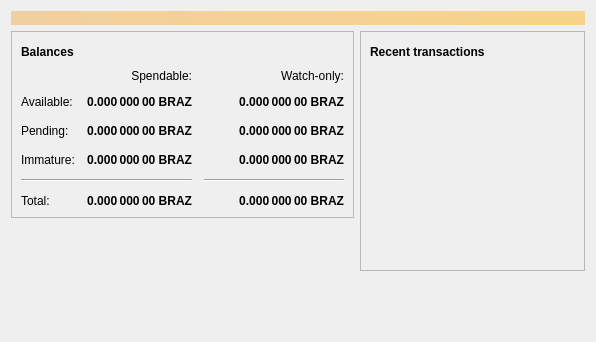
<?xml version="1.0" encoding="UTF-8"?>
<ui version="4.0">
 <class>OverviewPage</class>
 <widget class="QWidget" name="OverviewPage">
  <property name="geometry">
   <rect>
    <x>0</x>
    <y>0</y>
    <width>596</width>
    <height>342</height>
   </rect>
  </property>
  <property name="windowTitle">
   <string>Form</string>
  </property>
  <layout class="QVBoxLayout" name="topLayout">
   <item>
    <widget class="QLabel" name="labelAlerts">
     <property name="visible">
      <bool>false</bool>
     </property>
     <property name="styleSheet">
      <string notr="true">QLabel { background-color: qlineargradient(x1: 0, y1: 0, x2: 1, y2: 0, stop:0 #F0D0A0, stop:1 #F8D488); color:#000000; }</string>
     </property>
     <property name="wordWrap">
      <bool>true</bool>
     </property>
     <property name="margin">
      <number>3</number>
     </property>
     <property name="textInteractionFlags">
      <set>Qt::TextSelectableByMouse</set>
     </property>
    </widget>
   </item>
   <item>
    <layout class="QHBoxLayout" name="horizontalLayout" stretch="1,1">
     <item>
      <layout class="QVBoxLayout" name="verticalLayout_2">
       <item>
        <widget class="QFrame" name="frame">
         <property name="frameShape">
          <enum>QFrame::StyledPanel</enum>
         </property>
         <property name="frameShadow">
          <enum>QFrame::Raised</enum>
         </property>
         <layout class="QVBoxLayout" name="verticalLayout_4">
          <item>
           <layout class="QHBoxLayout" name="horizontalLayout_4">
            <item>
             <widget class="QLabel" name="label_5">
              <property name="font">
               <font>
                <weight>75</weight>
                <bold>true</bold>
               </font>
              </property>
              <property name="text">
               <string>Balances</string>
              </property>
             </widget>
            </item>
            <item>
             <widget class="QPushButton" name="labelWalletStatus">
              <property name="enabled">
               <bool>true</bool>
              </property>
              <property name="maximumSize">
               <size>
                <width>30</width>
                <height>16777215</height>
               </size>
              </property>
              <property name="toolTip">
               <string>The displayed information may be out of date. Your wallet automatically synchronizes with the Brazio network after a connection is established, but this process has not completed yet.</string>
              </property>
              <property name="text">
               <string/>
              </property>
              <property name="icon">
               <iconset resource="../bitcoin.qrc">
                <normaloff>:/icons/warning</normaloff>
                <disabledoff>:/icons/warning</disabledoff>:/icons/warning</iconset>
              </property>
              <property name="iconSize">
               <size>
                <width>24</width>
                <height>24</height>
               </size>
              </property>
              <property name="flat">
               <bool>true</bool>
              </property>
             </widget>
            </item>
            <item>
             <spacer name="horizontalSpacer_3">
              <property name="orientation">
               <enum>Qt::Horizontal</enum>
              </property>
              <property name="sizeHint" stdset="0">
               <size>
                <width>40</width>
                <height>20</height>
               </size>
              </property>
             </spacer>
            </item>
           </layout>
          </item>
          <item>
           <layout class="QGridLayout" name="gridLayout">
            <property name="spacing">
             <number>12</number>
            </property>
            <item row="2" column="2">
             <widget class="QLabel" name="labelWatchPending">
              <property name="font">
               <font>
                <weight>75</weight>
                <bold>true</bold>
               </font>
              </property>
              <property name="cursor">
               <cursorShape>IBeamCursor</cursorShape>
              </property>
              <property name="toolTip">
               <string>Unconfirmed transactions to watch-only addresses</string>
              </property>
              <property name="text">
               <string notr="true">0.000 000 00 BRAZ</string>
              </property>
              <property name="alignment">
               <set>Qt::AlignRight|Qt::AlignTrailing|Qt::AlignVCenter</set>
              </property>
              <property name="textInteractionFlags">
               <set>Qt::LinksAccessibleByMouse|Qt::TextSelectableByKeyboard|Qt::TextSelectableByMouse</set>
              </property>
             </widget>
            </item>
            <item row="2" column="1">
             <widget class="QLabel" name="labelUnconfirmed">
              <property name="font">
               <font>
                <weight>75</weight>
                <bold>true</bold>
               </font>
              </property>
              <property name="cursor">
               <cursorShape>IBeamCursor</cursorShape>
              </property>
              <property name="toolTip">
               <string>Total of transactions that have yet to be confirmed, and do not yet count toward the spendable balance</string>
              </property>
              <property name="text">
               <string notr="true">0.000 000 00 BRAZ</string>
              </property>
              <property name="alignment">
               <set>Qt::AlignRight|Qt::AlignTrailing|Qt::AlignVCenter</set>
              </property>
              <property name="textInteractionFlags">
               <set>Qt::LinksAccessibleByMouse|Qt::TextSelectableByKeyboard|Qt::TextSelectableByMouse</set>
              </property>
             </widget>
            </item>
            <item row="3" column="2">
             <widget class="QLabel" name="labelWatchImmature">
              <property name="font">
               <font>
                <weight>75</weight>
                <bold>true</bold>
               </font>
              </property>
              <property name="cursor">
               <cursorShape>IBeamCursor</cursorShape>
              </property>
              <property name="toolTip">
               <string>Mined balance in watch-only addresses that has not yet matured</string>
              </property>
              <property name="text">
               <string notr="true">0.000 000 00 BRAZ</string>
              </property>
              <property name="alignment">
               <set>Qt::AlignRight|Qt::AlignTrailing|Qt::AlignVCenter</set>
              </property>
              <property name="textInteractionFlags">
               <set>Qt::LinksAccessibleByMouse|Qt::TextSelectableByKeyboard|Qt::TextSelectableByMouse</set>
              </property>
             </widget>
            </item>
            <item row="4" column="0" colspan="2">
             <widget class="Line" name="line">
              <property name="orientation">
               <enum>Qt::Horizontal</enum>
              </property>
             </widget>
            </item>
            <item row="4" column="2">
             <widget class="Line" name="lineWatchBalance">
              <property name="sizePolicy">
               <sizepolicy hsizetype="Preferred" vsizetype="Fixed">
                <horstretch>0</horstretch>
                <verstretch>0</verstretch>
               </sizepolicy>
              </property>
              <property name="minimumSize">
               <size>
                <width>140</width>
                <height>0</height>
               </size>
              </property>
              <property name="orientation">
               <enum>Qt::Horizontal</enum>
              </property>
             </widget>
            </item>
            <item row="5" column="0">
             <widget class="QLabel" name="labelTotalText">
              <property name="text">
               <string>Total:</string>
              </property>
             </widget>
            </item>
            <item row="3" column="1">
             <widget class="QLabel" name="labelImmature">
              <property name="font">
               <font>
                <weight>75</weight>
                <bold>true</bold>
               </font>
              </property>
              <property name="cursor">
               <cursorShape>IBeamCursor</cursorShape>
              </property>
              <property name="toolTip">
               <string>Mined balance that has not yet matured</string>
              </property>
              <property name="text">
               <string notr="true">0.000 000 00 BRAZ</string>
              </property>
              <property name="alignment">
               <set>Qt::AlignRight|Qt::AlignTrailing|Qt::AlignVCenter</set>
              </property>
              <property name="textInteractionFlags">
               <set>Qt::LinksAccessibleByMouse|Qt::TextSelectableByKeyboard|Qt::TextSelectableByMouse</set>
              </property>
             </widget>
            </item>
            <item row="2" column="3">
             <spacer name="horizontalSpacer_2">
              <property name="orientation">
               <enum>Qt::Horizontal</enum>
              </property>
              <property name="sizeHint" stdset="0">
               <size>
                <width>40</width>
                <height>20</height>
               </size>
              </property>
             </spacer>
            </item>
            <item row="3" column="0">
             <widget class="QLabel" name="labelImmatureText">
              <property name="text">
               <string>Immature:</string>
              </property>
             </widget>
            </item>
            <item row="5" column="1">
             <widget class="QLabel" name="labelTotal">
              <property name="font">
               <font>
                <weight>75</weight>
                <bold>true</bold>
               </font>
              </property>
              <property name="cursor">
               <cursorShape>IBeamCursor</cursorShape>
              </property>
              <property name="toolTip">
               <string>Your current total balance</string>
              </property>
              <property name="text">
               <string notr="true">0.000 000 00 BRAZ</string>
              </property>
              <property name="alignment">
               <set>Qt::AlignRight|Qt::AlignTrailing|Qt::AlignVCenter</set>
              </property>
              <property name="textInteractionFlags">
               <set>Qt::LinksAccessibleByMouse|Qt::TextSelectableByKeyboard|Qt::TextSelectableByMouse</set>
              </property>
             </widget>
            </item>
            <item row="5" column="2">
             <widget class="QLabel" name="labelWatchTotal">
              <property name="font">
               <font>
                <weight>75</weight>
                <bold>true</bold>
               </font>
              </property>
              <property name="cursor">
               <cursorShape>IBeamCursor</cursorShape>
              </property>
              <property name="toolTip">
               <string>Current total balance in watch-only addresses</string>
              </property>
              <property name="text">
               <string notr="true">0.000 000 00 BRAZ</string>
              </property>
              <property name="alignment">
               <set>Qt::AlignRight|Qt::AlignTrailing|Qt::AlignVCenter</set>
              </property>
              <property name="textInteractionFlags">
               <set>Qt::LinksAccessibleByMouse|Qt::TextSelectableByKeyboard|Qt::TextSelectableByMouse</set>
              </property>
             </widget>
            </item>
            <item row="0" column="2">
             <widget class="QLabel" name="labelWatchonly">
              <property name="text">
               <string>Watch-only:</string>
              </property>
              <property name="alignment">
               <set>Qt::AlignRight|Qt::AlignTrailing|Qt::AlignVCenter</set>
              </property>
             </widget>
            </item>
            <item row="1" column="0">
             <widget class="QLabel" name="labelBalanceText">
              <property name="text">
               <string>Available:</string>
              </property>
             </widget>
            </item>
            <item row="1" column="1">
             <widget class="QLabel" name="labelBalance">
              <property name="font">
               <font>
                <weight>75</weight>
                <bold>true</bold>
               </font>
              </property>
              <property name="cursor">
               <cursorShape>IBeamCursor</cursorShape>
              </property>
              <property name="toolTip">
               <string>Your current spendable balance</string>
              </property>
              <property name="text">
               <string notr="true">0.000 000 00 BRAZ</string>
              </property>
              <property name="alignment">
               <set>Qt::AlignRight|Qt::AlignTrailing|Qt::AlignVCenter</set>
              </property>
              <property name="textInteractionFlags">
               <set>Qt::LinksAccessibleByMouse|Qt::TextSelectableByKeyboard|Qt::TextSelectableByMouse</set>
              </property>
             </widget>
            </item>
            <item row="1" column="2">
             <widget class="QLabel" name="labelWatchAvailable">
              <property name="font">
               <font>
                <weight>75</weight>
                <bold>true</bold>
               </font>
              </property>
              <property name="cursor">
               <cursorShape>IBeamCursor</cursorShape>
              </property>
              <property name="toolTip">
               <string>Your current balance in watch-only addresses</string>
              </property>
              <property name="text">
               <string notr="true">0.000 000 00 BRAZ</string>
              </property>
              <property name="alignment">
               <set>Qt::AlignRight|Qt::AlignTrailing|Qt::AlignVCenter</set>
              </property>
              <property name="textInteractionFlags">
               <set>Qt::LinksAccessibleByMouse|Qt::TextSelectableByKeyboard|Qt::TextSelectableByMouse</set>
              </property>
             </widget>
            </item>
            <item row="2" column="0">
             <widget class="QLabel" name="labelPendingText">
              <property name="text">
               <string>Pending:</string>
              </property>
             </widget>
            </item>
            <item row="0" column="1">
             <widget class="QLabel" name="labelSpendable">
              <property name="text">
               <string>Spendable:</string>
              </property>
              <property name="alignment">
               <set>Qt::AlignRight|Qt::AlignTrailing|Qt::AlignVCenter</set>
              </property>
             </widget>
            </item>
           </layout>
          </item>
         </layout>
        </widget>
       </item>
       <item>
        <spacer name="verticalSpacer">
         <property name="orientation">
          <enum>Qt::Vertical</enum>
         </property>
         <property name="sizeHint" stdset="0">
          <size>
           <width>20</width>
           <height>40</height>
          </size>
         </property>
        </spacer>
       </item>
      </layout>
     </item>
     <item>
      <layout class="QVBoxLayout" name="verticalLayout_3">
       <item>
        <widget class="QFrame" name="frame_2">
         <property name="frameShape">
          <enum>QFrame::StyledPanel</enum>
         </property>
         <property name="frameShadow">
          <enum>QFrame::Raised</enum>
         </property>
         <layout class="QVBoxLayout" name="verticalLayout">
          <item>
           <layout class="QHBoxLayout" name="horizontalLayout_2">
            <item>
             <widget class="QLabel" name="label_4">
              <property name="font">
               <font>
                <weight>75</weight>
                <bold>true</bold>
               </font>
              </property>
              <property name="text">
               <string>Recent transactions</string>
              </property>
             </widget>
            </item>
            <item>
             <widget class="QPushButton" name="labelTransactionsStatus">
              <property name="enabled">
               <bool>true</bool>
              </property>
              <property name="maximumSize">
               <size>
                <width>30</width>
                <height>16777215</height>
               </size>
              </property>
              <property name="toolTip">
               <string>The displayed information may be out of date. Your wallet automatically synchronizes with the Brazio network after a connection is established, but this process has not completed yet.</string>
              </property>
              <property name="text">
               <string/>
              </property>
              <property name="icon">
               <iconset resource="../bitcoin.qrc">
                <normaloff>:/icons/warning</normaloff>
                <disabledoff>:/icons/warning</disabledoff>:/icons/warning</iconset>
              </property>
              <property name="iconSize">
               <size>
                <width>24</width>
                <height>24</height>
               </size>
              </property>
              <property name="flat">
               <bool>true</bool>
              </property>
             </widget>
            </item>
            <item>
             <spacer name="horizontalSpacer">
              <property name="orientation">
               <enum>Qt::Horizontal</enum>
              </property>
              <property name="sizeHint" stdset="0">
               <size>
                <width>40</width>
                <height>20</height>
               </size>
              </property>
             </spacer>
            </item>
           </layout>
          </item>
          <item>
           <widget class="QListView" name="listTransactions">
            <property name="styleSheet">
             <string notr="true">QListView { background: transparent; }</string>
            </property>
            <property name="frameShape">
             <enum>QFrame::NoFrame</enum>
            </property>
            <property name="verticalScrollBarPolicy">
             <enum>Qt::ScrollBarAlwaysOff</enum>
            </property>
            <property name="horizontalScrollBarPolicy">
             <enum>Qt::ScrollBarAlwaysOff</enum>
            </property>
            <property name="selectionMode">
             <enum>QAbstractItemView::NoSelection</enum>
            </property>
           </widget>
          </item>
         </layout>
        </widget>
       </item>
       <item>
        <spacer name="verticalSpacer_2">
         <property name="orientation">
          <enum>Qt::Vertical</enum>
         </property>
         <property name="sizeHint" stdset="0">
          <size>
           <width>20</width>
           <height>40</height>
          </size>
         </property>
        </spacer>
       </item>
      </layout>
     </item>
    </layout>
   </item>
  </layout>
 </widget>
 <resources/>
 <connections/>
</ui>
